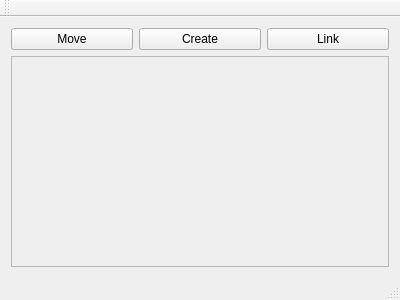
<?xml version="1.0" encoding="UTF-8"?>
<ui version="4.0">
 <class>MainWindow</class>
 <widget class="QMainWindow" name="MainWindow">
  <property name="geometry">
   <rect>
    <x>0</x>
    <y>0</y>
    <width>400</width>
    <height>300</height>
   </rect>
  </property>
  <property name="windowTitle">
   <string>MainWindow</string>
  </property>
  <widget class="QWidget" name="centralWidget">
   <layout class="QVBoxLayout" name="verticalLayout">
    <item>
     <layout class="QHBoxLayout" name="horizontalLayout_2">
      <item>
       <widget class="QPushButton" name="pushButton_move">
        <property name="text">
         <string>Move</string>
        </property>
        <property name="checkable">
         <bool>false</bool>
        </property>
        <property name="checked">
         <bool>false</bool>
        </property>
        <property name="flat">
         <bool>false</bool>
        </property>
       </widget>
      </item>
      <item>
       <widget class="QPushButton" name="pushButton_create">
        <property name="text">
         <string>Create</string>
        </property>
        <property name="checkable">
         <bool>false</bool>
        </property>
       </widget>
      </item>
      <item>
       <widget class="QPushButton" name="pushButton_link">
        <property name="text">
         <string>Link</string>
        </property>
       </widget>
      </item>
     </layout>
    </item>
    <item>
     <widget class="QScrollArea" name="scrollArea">
      <property name="widgetResizable">
       <bool>true</bool>
      </property>
      <widget class="DragWidget" name="widget">
       <property name="geometry">
        <rect>
         <x>0</x>
         <y>0</y>
         <width>380</width>
         <height>196</height>
        </rect>
       </property>
      </widget>
     </widget>
    </item>
   </layout>
  </widget>
  <widget class="QMenuBar" name="menuBar">
   <property name="geometry">
    <rect>
     <x>0</x>
     <y>0</y>
     <width>400</width>
     <height>21</height>
    </rect>
   </property>
  </widget>
  <widget class="QToolBar" name="mainToolBar">
   <attribute name="toolBarArea">
    <enum>TopToolBarArea</enum>
   </attribute>
   <attribute name="toolBarBreak">
    <bool>false</bool>
   </attribute>
  </widget>
  <widget class="QStatusBar" name="statusBar"/>
 </widget>
 <layoutdefault spacing="6" margin="11"/>
 <customwidgets>
  <customwidget>
   <class>DragWidget</class>
   <extends>QWidget</extends>
   <header>dragwidget.h</header>
   <container>1</container>
  </customwidget>
 </customwidgets>
 <resources/>
 <connections/>
</ui>
